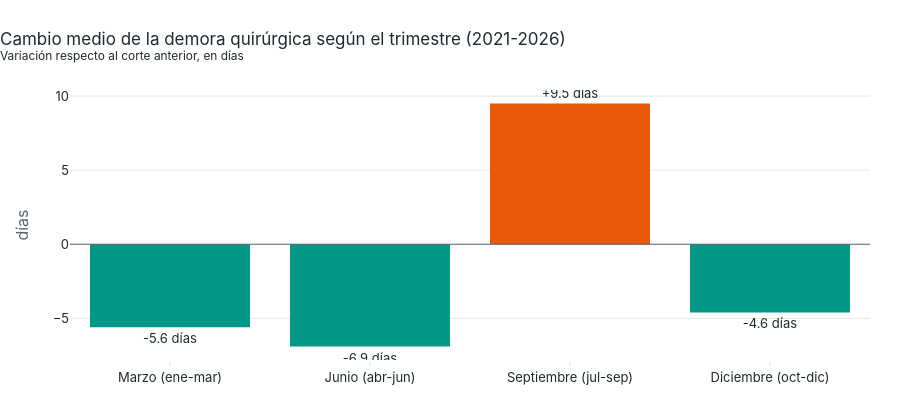

Notebook source saved alongside this figure:
### Code cell
fig = go.Figure(go.Bar(
    x=resumen.index, y=resumen["cambio_medio_demora"],
    marker_color=[DESTACADO if v > 0 else PRINCIPAL for v in resumen["cambio_medio_demora"]],
    text=[f"{v:+.1f} días" for v in resumen["cambio_medio_demora"]], textposition="outside",
    hovertemplate="%{x}: %{y:+.1f} días de media<extra></extra>"))
fig.update_layout(title="Cambio medio de la demora quirúrgica según el trimestre (2021-2026)<br>"
                        "<sup>Variación respecto al corte anterior, en días</sup>",
                  yaxis_title="días", hovermode="closest", height=420)
fig.add_hline(y=0, line_color="#5b6770", line_width=1)
fig.show()

estacional.loc[estacional.index.quarter == 3, ["demora_media_dias", "cambio_demora_dias"]].round(1)

### Figure 1 — Plotly figure (JSON) as saved in the notebook; plotly's stock layout.template omitted (floating-point values rounded to 4 significant figures)
{"data": [{"hovertemplate": "%{x}: %{y:+.1f} días de media<extra></extra>", "marker": {"color": ["#009688", "#009688", "#e8590c", "#009688"]}, "text": ["-5.6 días", "-6.9 días", "+9.5 días", "-4.6 días"], "textposition": "outside", "type": "bar", "x": ["Marzo (ene-mar)", "Junio (abr-jun)", "Septiembre (jul-sep)", "Diciembre (oct-dic)"], "y": [-5.6, -6.9, 9.5, -4.6]}], "layout": {"height": 420, "hovermode": "closest", "shapes": [{"line": {"color": "#5b6770", "width": 1}, "type": "line", "x0": 0, "x1": 1, "xref": "x domain", "y0": 0, "y1": 0, "yref": "y"}], "title": {"text": "Cambio medio de la demora quirúrgica según el trimestre (2021-2026)<br><sup>Variación respecto al corte anterior, en días</sup>"}, "yaxis": {"title": {"text": "días"}}}}
